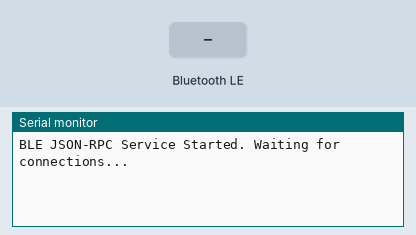
This sketch was run on a simulated Arduino Nano 33 IoT. On the bench: the last lines printed to the serial monitor. The test bench sets the inputs (shaded band). Nothing arrives over Bluetooth unless stated; a phone connects over Bluetooth LE 3 s after start.

Above: at 3.8 s.
3.9 s: Bluetooth LE write "getSensorReadings" received
At 5.0 s:
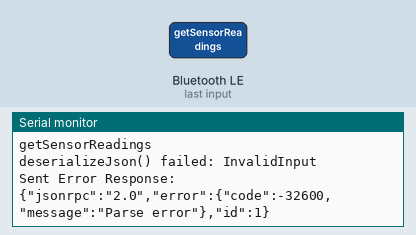
5.4 s: Bluetooth LE write "1" received
At 6.1 s:
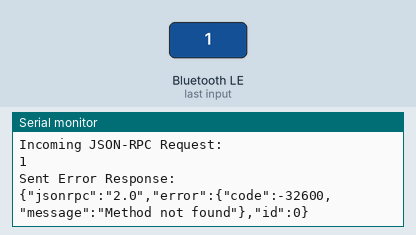

Measured:
- after the input at 3.9 s, the serial monitor: prints a new line at once (image 1)
- after the input at 5.4 s, the serial monitor: prints a new line at once (image 2)

The sketch:

two_arduinos.ino
```cpp
// arduino code which enables communication of central device to few different arduinos
// user could choose to which device to connect, based on arduinos ble names

#include <ArduinoBLE.h>
#include <ArduinoJson.h>

// **CHANGE THIS FOR EACH DEVICE**
const char* LOCAL_NAME = "Nano33BLE-JSON-RPC-1"; // Use "Nano33BLE-JSON-RPC-2" for the second device

// Simulated sensor readings for demo purposes
float readTemperature() { return 22.5; } // Replace with actual sensor read function
float readHumidity()    { return 60.2; } // Replace with actual sensor read function

BLEService jsonRpcService("91ED0001-0000-0000-0000-000000000000");
BLECharacteristic jsonRpcCharacteristic("91ED0002-0000-0000-0000-000000000000", BLERead | BLEWrite, "json-rpc");

void setup() {
  Serial.begin(9600);
  while (!Serial);

  if (!BLE.begin()) {
    Serial.println("Starting BLE failed!");
    while (1);
  }

  BLE.setLocalName(LOCAL_NAME);
  BLE.setAdvertisedService(jsonRpcService);
  jsonRpcService.addCharacteristic(jsonRpcCharacteristic);
  BLE.addService(jsonRpcService);
  jsonRpcCharacteristic.writeValue("");
  BLE.advertise();
  Serial.println("BLE JSON-RPC Service Started. Waiting for connections...");
}

void loop() {
  BLE.poll();

  if (BLE.connected()) {
    if (jsonRpcCharacteristic.written()) {
      size_t jsonDataLength = jsonRpcCharacteristic.valueLength();
      const char* jsonData = (const char*)jsonRpcCharacteristic.value();
      String incomingJson = String(jsonData, jsonDataLength);

      Serial.println("Incoming JSON-RPC Request:");
      Serial.println(incomingJson);

      DynamicJsonDocument incomingDoc(2048);
      DeserializationError error = deserializeJson(incomingDoc, jsonData, jsonDataLength);

      if (error) {
        Serial.print("deserializeJson() failed: ");
        Serial.println(error.f_str());
        respondWithError("Parse error", 1); // Assuming id is always present for simplicity
      } else {
        if (incomingDoc["method"] == "getSensorReadings") {
          const char* targetDevice = incomingDoc["params"][0]["device"]; // Check target device

          if (strcmp(targetDevice, LOCAL_NAME) == 0) { // If request is for this device
            respondWithSensorReadings(incomingDoc["id"]);
          } else { // Ignore requests not meant for this device
            Serial.println("Ignoring request not meant for this device.");
          }
        } else {
          respondWithError("Method not found", incomingDoc["id"]);
        }
      }
    }
  }
}

void respondWithError(const char* errorMessage, int id) {
  DynamicJsonDocument outgoingDoc(2048);
  outgoingDoc["jsonrpc"] = "2.0";
  outgoingDoc["error"]["code"] = -32600; // Method not found
  outgoingDoc["error"]["message"] = errorMessage;
  outgoingDoc["id"] = id;

  String outgoingJson;
  serializeJson(outgoingDoc, outgoingJson);
  jsonRpcCharacteristic.writeValue((const uint8_t*)outgoingJson.c_str(), outgoingJson.length());
  Serial.println("Sent Error Response:");
  Serial.println(outgoingJson);
}

void respondWithSensorReadings(int id) {
  DynamicJsonDocument outgoingDoc(2048);
  outgoingDoc["jsonrpc"] = "2.0";
  outgoingDoc["result"]["temperature"] = readTemperature();
  outgoingDoc["result"]["humidity"] = readHumidity();
  outgoingDoc["id"] = id;

  String outgoingJson;
  serializeJson(outgoingDoc, outgoingJson);
  jsonRpcCharacteristic.writeValue((const uint8_t*)outgoingJson.c_str(), outgoingJson.length());
  Serial.println("Sent Sensor Readings Response:");
  Serial.println(outgoingJson);
}
```
